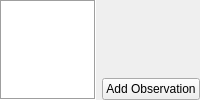
          <widget class="QWidget" name="schedViewTab">
           <attribute name="title">
            <string>View</string>
           </attribute>
           <layout class="QHBoxLayout" name="horizontalLayout_2" stretch="3,1">
            <property name="leftMargin">
             <number>0</number>
            </property>
            <property name="topMargin">
             <number>0</number>
            </property>
            <property name="rightMargin">
             <number>0</number>
            </property>
            <property name="bottomMargin">
             <number>0</number>
            </property>
            <item>
             <widget class="QTableWidget" name="scheduleTable">
              <property name="sizePolicy">
               <sizepolicy hsizetype="Expanding" vsizetype="Expanding">
                <horstretch>0</horstretch>
                <verstretch>0</verstretch>
               </sizepolicy>
              </property>
              <property name="frameShape">
               <enum>QFrame::Shape::Box</enum>
              </property>
              <property name="frameShadow">
               <enum>QFrame::Shadow::Sunken</enum>
              </property>
              <property name="sizeAdjustPolicy">
               <enum>QAbstractScrollArea::SizeAdjustPolicy::AdjustToContents</enum>
              </property>
              <property name="editTriggers">
               <set>QAbstractItemView::EditTrigger::NoEditTriggers</set>
              </property>
              <property name="showDropIndicator" stdset="0">
               <bool>false</bool>
              </property>
              <property name="dragDropOverwriteMode">
               <bool>false</bool>
              </property>
              <property name="alternatingRowColors">
               <bool>true</bool>
              </property>
              <property name="selectionBehavior">
               <enum>QAbstractItemView::SelectionBehavior::SelectRows</enum>
              </property>
              <property name="sortingEnabled">
               <bool>true</bool>
              </property>
              <attribute name="horizontalHeaderCascadingSectionResizes">
               <bool>true</bool>
              </attribute>
              <attribute name="horizontalHeaderShowSortIndicator" stdset="0">
               <bool>true</bool>
              </attribute>
              <attribute name="horizontalHeaderStretchLastSection">
               <bool>true</bool>
              </attribute>
              <attribute name="verticalHeaderCascadingSectionResizes">
               <bool>true</bool>
              </attribute>
             </widget>
            </item>
            <item>
             <layout class="QVBoxLayout" name="verticalLayout_12" stretch="0,0">
              <item>
               <widget class="QDockWidget" name="scheduleDispDock">
                <property name="sizePolicy">
                 <sizepolicy hsizetype="Expanding" vsizetype="Expanding">
                  <horstretch>0</horstretch>
                  <verstretch>0</verstretch>
                 </sizepolicy>
                </property>
                <property name="maximumSize">
                 <size>
                  <width>524287</width>
                  <height>5000</height>
                 </size>
                </property>
                <property name="features">
                 <set>QDockWidget::DockWidgetFeature::NoDockWidgetFeatures</set>
                </property>
                <widget class="QWidget" name="schedule_display_container">
                 <property name="sizePolicy">
                  <sizepolicy hsizetype="Preferred" vsizetype="Expanding">
                   <horstretch>30</horstretch>
                   <verstretch>0</verstretch>
                  </sizepolicy>
                 </property>
                </widget>
               </widget>
              </item>
              <item>
               <widget class="QPushButton" name="addObservationButton">
                <property name="text">
                 <string>Add Observation</string>
                </property>
               </widget>
              </item>
             </layout>
            </item>
           </layout>
          </widget>
